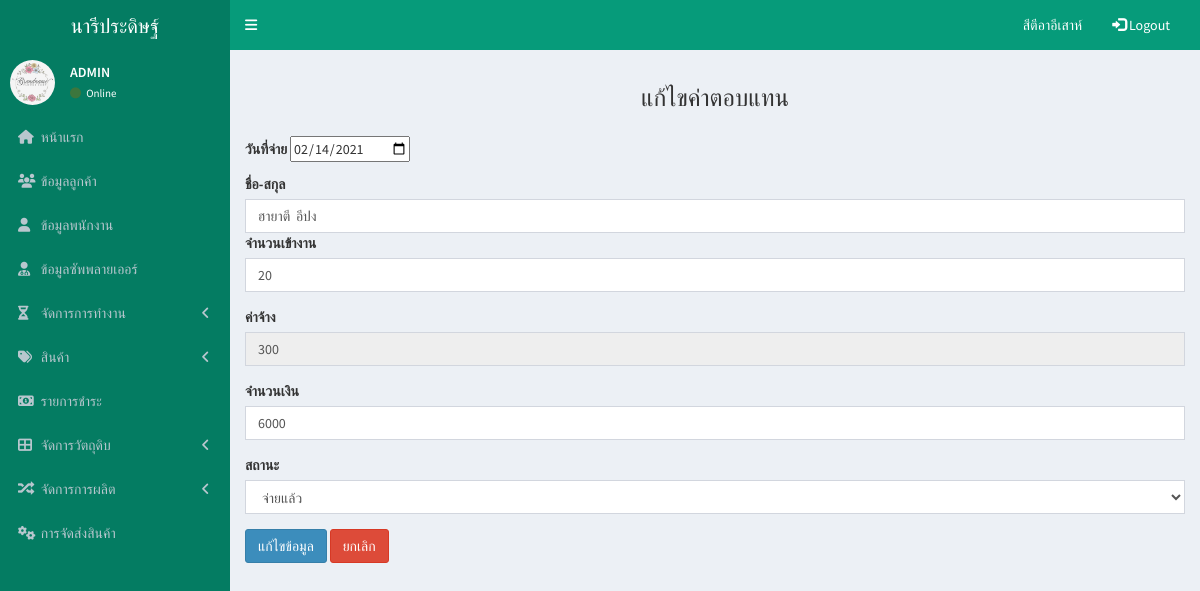
/pages/salary/salary_form_update.php?txtid=7 (signed in), run on the app's committed database.
### tables this page shows
CREATE TABLE `salary` (
  `salary_id` int(10) NOT NULL,
  `user_id` int(10) NOT NULL,
  `payment_date` date NOT NULL,
  `money` double NOT NULL,
  `amount_work` int(10) NOT NULL,
  `amount_money` double NOT NULL,
  `status` enum('ยังไม่จ่าย','จ่ายแล้ว') NOT NULL DEFAULT 'ยังไม่จ่าย'
);

### pages/salary/salary_form_update.php (the view, shortened to what this page needs)
<html>
<head>
    <link rel="stylesheet" href="../../bower_components/bootstrap/dist/css/bootstrap.min.css">
    <link rel="stylesheet" href="../../bower_components/font-awesome/css/font-awesome.min.css">
    <link rel="stylesheet" href="../../bower_components/Ionicons/css/ionicons.min.css">
    <link rel="stylesheet" href="../../dist/css/AdminLTE.min.css">
    <link rel="stylesheet" href="../../dist/css/skins/_all-skins.min.css">
</head>
<body class="hold-transition skin-blue sidebar-mini">
    <div class="wrapper">
        <header class="main-header">
            <a href="../admin/admin.php" class="logo">
                <span class="logo-lg">นารีประดิษฐ์</span>
            </a>
            <?php
    include('../bar/navbar.php');
    include('../bar/sidebar.php');
    ?>
            <?php
                include("db.php");
                $salary_id = $_REQUEST['txtid'];
                $sql = "SELECT  salary.salary_id,
                                                salary.payment_date,
                                                salary.amount_work,
                                                salary.money,
                                                salary.amount_money,
                                                salary.status,
                                               login.user_id,
                                               login.name,
                                               login.lastname
                                        FROM    salary
                                        INNER JOIN login ON  salary.user_id = login.user_id
                                        WHERE salary_id = '$salary_id'  AND login.level = 'E' ";
                $result = $conn->query($sql);
                $row = mysqli_fetch_assoc($result);
             ?>
            <div class="content-wrapper">
                <section class="content-header">
                    <center>
                        <h3>แก้ไขค่าตอบแทน</h3>
                    </center>
                </section>
                <section class="content">
                    <form action="salary_update.php?txtid=<?php echo $salary_id; ?>" method="post"
                        novalidate="novalidate">
                        <div>
                            <p>
                                <label for="payment_date">วันที่จ่าย</label>
                                <input type="date" id="payment_date" name="payment_date"
                                    value="<?php echo $row['payment_date']?>">
                            </p>
                        </div>
                        <label for="employee_id">ชื่อ-สกุล</label>
                        <input autocomplete="off" type="text" id="inputIsValid " name="employee_id" class="form-control"
                            list='list1' required value="<?php echo $row["name"]?>  <?php echo $row["lastname"]?>" />
                        <div class="form-group">
                            <label for="amount_work">จำนวนเข้างาน</label>
                            <input type="text" id="amount_work" name="amount_work" class="form-control"
                                placeholder="จำนวนเงิน" value="<?php echo $row["amount_work"]?>">
                        </div>
                        <div class="form-group">
                            <label for="money">ค่าจ้าง</label>
                            <input type="text" id="money" name="money" class="form-control" Readonly value="<?php echo $row["money"]?>">
                        </div>
                        <div class="form-group">
                            <label for="amount_money">จำนวนเงิน</label>
                            <input type="text" id="amount_money" name="amount_money" class="form-control"
                            value="<?php echo $row["amount_money"]?>">
                        </div>
                        <div class="form-group">
                            <label for="status">สถานะ</label>
                            <select type="text" name="status" class="form-control">
                                <option><?php echo $row['status']?></option>
                            </select>
                        </div>
                        <button type="submit" name="update" class="btn btn-primary">แก้ไขข้อมูล</button>
                        <button type="submit" name="delete" class="btn btn-danger">ยกเลิก </button>
                    </form>
                </section>
            </div>
</body>
</html>

### data on the page
salary: payment_date "02/14/2021", employee_id "ฮายาตี อีปง", amount_work "20", money "300", amount_money "6000", status "จ่ายแล้ว"

### other printed values
$_SESSION["username"] "สีตีอาอีเสาห์"
